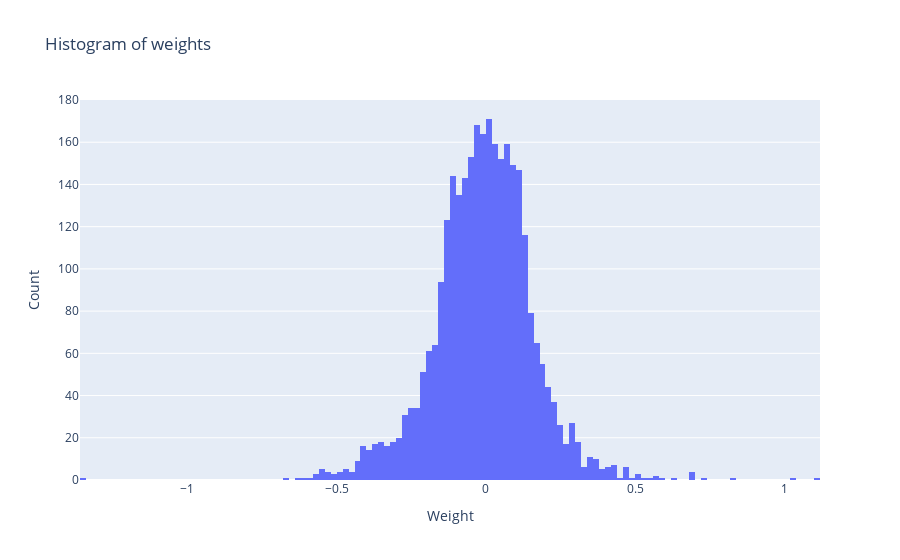

The code cell stored with this chart in its notebook:
### Code cell
fig = go.Figure(data=[go.Histogram(x=weights)])
fig.update_layout(title_text='Histogram of weights', xaxis_title_text='Weight', yaxis_title_text='Count')
fig.show()

### Figure 1 — Plotly figure (JSON) as saved in the notebook; plotly's stock layout.template omitted (floating-point values rounded to 4 significant figures; data arrays with more than 128 entries replaced by an {"elided": "..."} marker saying what was removed)
{"data": [{"type": "histogram", "x": {"elided": "3051 float values"}}], "layout": {"title": {"text": "Histogram of weights"}, "xaxis": {"title": {"text": "Weight"}}, "yaxis": {"title": {"text": "Count"}}}}
